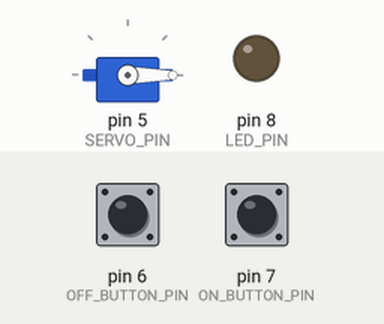
Simulated run of this sketch. Board: Arduino Uno, built with avr-gcc and run on an emulated ATmega328P. Parts: servo, output pins drawn as LEDs (lit = HIGH). The inputs (shaded band) are chosen by the test bench; at power-on: pin 7 (ON_BUTTON_PIN) HIGH, pin 6 (OFF_BUTTON_PIN) HIGH.

Above: at 1.2 s.
1.3 s: pin 7 (ON_BUTTON_PIN) pulled LOW for 0.15 s
At 2.7 s:
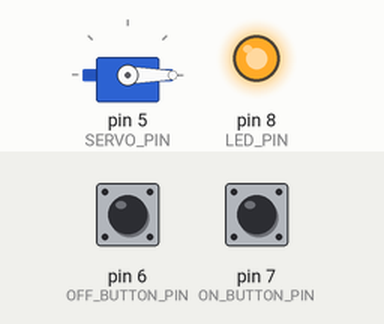
4.4 s: pin 6 (OFF_BUTTON_PIN) pulled LOW for 0.15 s
At 5.2 s:
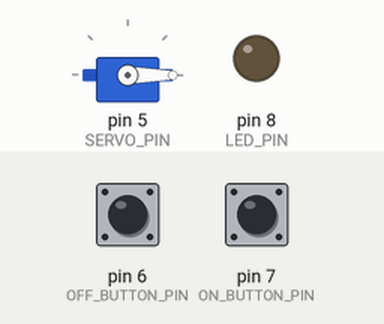
6.0 s: pin 7 (ON_BUTTON_PIN) pulled LOW for 1 s
At 8.05 s:
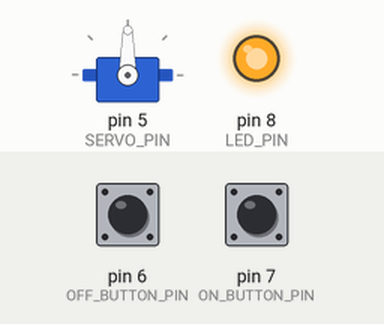
9.8 s: pin 6 (OFF_BUTTON_PIN) pulled LOW for 1 s
At 10.4 s:
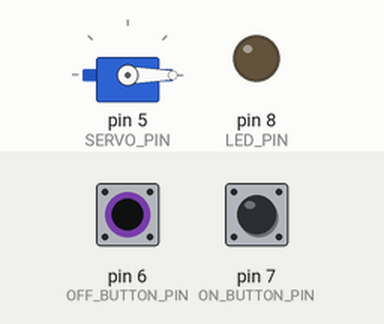
Timing chart, 0 to 12.8 s (numbered marks = the images above; inputs shaded):
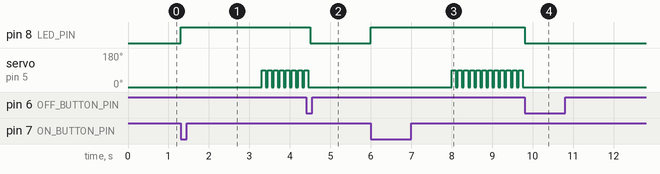

Measured:
- after the input at 1.3 s, pin 8 (LED_PIN): LOW → HIGH at once; servo on pin 5 (SERVO_PIN): alternates 90° for 0.10 s and 0° for 0.05 s, starting after 2.0 s
- after the input at 4.4 s, pin 8 (LED_PIN): HIGH → LOW after 0.10 s; servo on pin 5 (SERVO_PIN): goes on until 4.5 s, then stays 0°
- after the input at 6.0 s, pin 8 (LED_PIN): LOW → HIGH at once; servo on pin 5 (SERVO_PIN): alternates 90° for 0.10 s and 0° for 0.05 s, starting after 2.0 s
- after the input at 9.8 s, pin 8 (LED_PIN): HIGH → LOW at once; servo on pin 5 (SERVO_PIN): stops changing and stays 0°

The sketch:

ServoDoesntLikeLightExercise.ino
```cpp
#include <Servo.h>

Servo myServo;

const int ON_BUTTON_PIN = 7;
const int OFF_BUTTON_PIN = 6;
const int LED_PIN = 8;
const int SERVO_PIN = 5;

int lightState = 0;

void setup() {
  Serial.begin(9600);
  pinMode(LED_PIN, OUTPUT);
  digitalWrite(LED_PIN, LOW);
  pinMode(ON_BUTTON_PIN, INPUT_PULLUP);
  pinMode(OFF_BUTTON_PIN, INPUT_PULLUP);
  myServo.attach(SERVO_PIN);
  myServo.write(0);
}

void loop() {
  int onButtonState = digitalRead(ON_BUTTON_PIN);
  int offButtonState = digitalRead(OFF_BUTTON_PIN);

  if(lightState == 0 && onButtonState == 0) {
    digitalWrite(LED_PIN, HIGH);
    delay(2000);
    lightState = !lightState;
  }

  if(lightState == 1 && offButtonState == 0) {
    digitalWrite(LED_PIN, LOW);
    lightState = !lightState;
  }

  if (lightState == 1) {
    myServo.write(90);
    delay(100);
    myServo.write(0);
  }

  delay(50);
}
```
